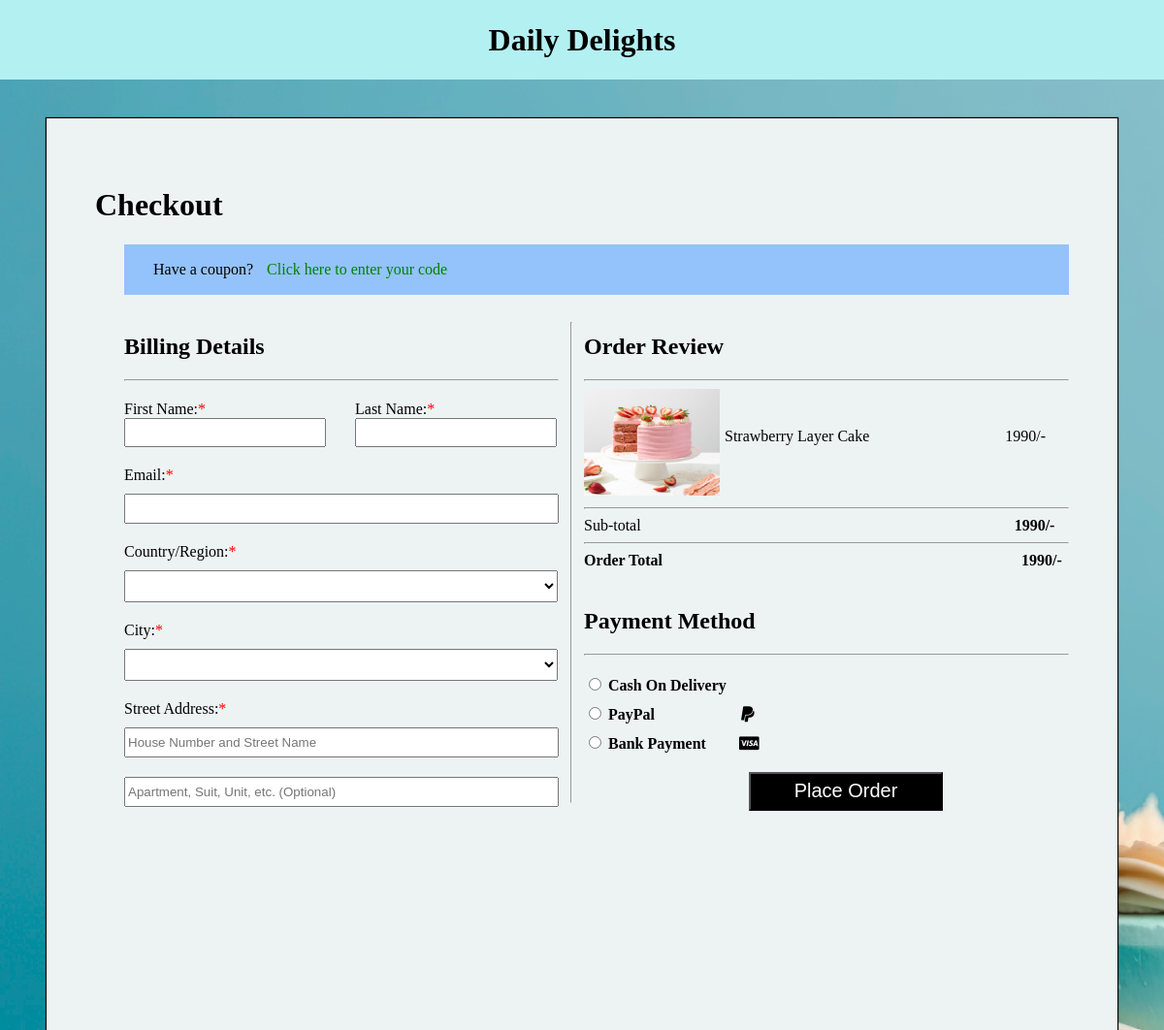
Screenshot of /checkout.php?id=28 with the database file from the repository.
### tables this page shows
CREATE TABLE `product` (
  `id` int(30) NOT NULL,
  `title` varchar(55) NOT NULL,
  `type` varchar(55) NOT NULL,
  `price` varchar(30) NOT NULL,
  `imgUrl` varchar(55) NOT NULL
);

### shopdb.php (called while the page is built, shortened)
<?php
class database
{
    public function connect()
    {
        $this->con = new PDO("mysql: host=localhost; dbname=shop", "root", "");
    }
}
?>

### product_class.php (called while the page is built, shortened)
<?php
include('shopdb.php');
class product extends database{
    public function getProductById($id){
        $q = "SELECT * FROM product where id=$id";
        $data = $this->con->query($q);
        return $data;
    }
}
?>

### checkout.php (the view, shortened to what this page needs)
<?php
include('product_class.php');
$id = $_REQUEST['id'];
$p = new product;
$p->connect();
$data = $p->getProductById($id);
$item = $data->fetch();
?>
<!DOCTYPE html>
<html lang="en">
<head>
    <link rel="stylesheet" href="https://cdnjs.cloudflare.com/ajax/libs/font-awesome/4.7.0/css/font-awesome.min.css">
</head>
<body>
<div class="heading"><h1> Daily Delights </h1></div>
<div class="Container">
    <div><h1> Checkout </h1></div>
    <div class="billing">
        <div class="coupon">Have a coupon?<a href="" style="padding-left: 10px;"> Click here to enter your code</a>
        </div>
        <div style="display: flex; margin-top: 20px; ">
            <div>
                <form action="checkout_server.php" method="get">
                <div><h2> Billing Details </h2></div>
                <hr/>
                <div style="display: flex; margin-top: 20px;">
                    <div>
                        <div>First Name:<label style="color: red">*</label></div>
                        <div><input type="text" name="f_name" style="width: 200px; height: 24px" required></div>
                    </div>
                    <div style=" margin-bottom: 20px; margin-left: 30px">
                        <div>Last Name:<label style="color: red">*</label></div>
                        <div><input type="text" name="l_name" style="width: 200px; height: 24px" required></div>
                    </div>
                </div>
                    <div>Email:<label style="color: red">*</label></div>
                        <div class="margin"><input type="email" name="email" style="width: 440px; height: 25px" required></div>
                    <div>Country/Region:<label style="color: red">*</label></div>
                        <div class="margin"><select name="country" style="width: 447px; height: 33px" required>
                            <option value="">  </option>
                            <option value="Pakistan"> Pakistan </option>
                            </select><br/>
                        </div>
                        <div>City:<label style="color: red">*</label></div>
                        <div class="margin"><select name="city" style="width: 447px; height: 33px" required>
                            <option value="">  </option>
                            <option value="Lahore"> Lahore </option>
                            <option value="Faisalabad"> Faisalabad </option></select><br/>
                        </div>
                        <div style="margin-bottom: 10px;">Street Address:<label style="color: red">*</label></div>
                        <div style="margin-bottom: 20px;"><input type="text" name="street" placeholder="House Number and Street Name" style="width: 440px; height: 25px;" required></div>
                        <div><input type="text" name="suit" placeholder="Apartment, Suit, Unit, etc. (Optional)" style="width: 440px; height: 25px" ></div>
                </div>
                <hr/>
            <div class="product">
                <div style="margin-bottom: 20px"><h2> Order Review </h2></div>
                <hr/>
                <div style="display: flex">
                    <div> <?php echo '<img width=140px height=110px src=' . $item[4] .' />'; ?> </div>
                    <div style="padding-top: 40px; padding-left: 5px"> <?php echo $item[1]; ?> </div>
                    <div style="padding-top: 40px; margin-left: 140px;"> <?php echo $item[3]; echo '/-'; ?> </div>
                </div>
                <hr/>
                <div style="float: left; margin-right: 385px;">Sub-total</div>
                <div style="font-weight: bold"><?php echo $item[3]; echo '/-'; ?></div>
                <hr/>
                <div style="float: left; margin-right: 370px; font-weight: bold">Order Total</div>
                <div style="font-weight: bold"><?php echo $item[3]; echo '/-'; ?></div>
                <div style="margin-bottom: 20px; margin-top: 40px"><h2> Payment Method </h2></div>
                <hr/>
                <div style="font-weight: bold; margin-top: 20px"><input type="radio" name="payment"> <label> Cash On Delivery </label></div>
                <div style="font-weight: bold; margin-top: 10px"><input type="radio" name="payment"> <label style="margin-right: 85px"> PayPal </label><i class="fa fa-paypal" aria-hidden="true"></i></div>
                <div style="font-weight: bold; margin-top: 10px"><input type="Radio" name="payment"> <label style="margin-right: 30px"> Bank Payment </label><i class="fa fa-cc-visa" aria-hidden="true"></i></div>
                <div class="placeorder"><input type='submit' value='Place Order' class='order'/></a></div>
            </div>
        </div>
    </div>
</div>
</body>
</html>

### checkout.php (style rules this page uses)
body { font-family: calibri; margin : 0px; padding : 0px; background-size: cover; background-size: center; background-image: url("123.jpeg"); }
.Container { box-shadow: 0px 0px 1px 1px; background-color: rgb(237, 243, 243); margin-left: 4%; margin-right: 4%; height: 105vh; padding: 50px; margin-top: 40px; }
.coupon { background-color: rgb(147, 195, 250); height: 35px; padding-top: 17px; padding-left: 30px; }
.billing { margin-left: 30px; margin-top: 10px; }
.heading { text-align: center; font-family: Lucida Handwriting; background-color: #b3f0f2; height: 80px; padding-top: 2px; }
.margin { margin-bottom: 20px; margin-top: 10px; }
.product { width: 500px; }
.order { width: 200px; height: 40px; font-size: 20px; color: white; background-color: black; }
.placeorder { margin-right: 15px; margin-top: 20px; float: left; margin-left: 170px; }
a { text-decoration: none; color: green; }

### rows the page displays
product: imgUrl (picture), title "Strawberry Layer Cake", price "1990"
